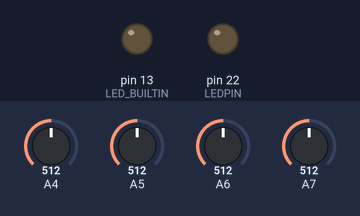
A sketch run on a simulated Arduino Mega 2560, built with avr-gcc and run on an emulated ATmega2560. On the bench: output pins drawn as LEDs (lit = HIGH). The inputs (shaded band) are chosen by the test bench; at power-on: A4 = 512, A5 = 512, A6 = 512, A7 = 512.

Above: at 13.1 s.
At 15.1 s:
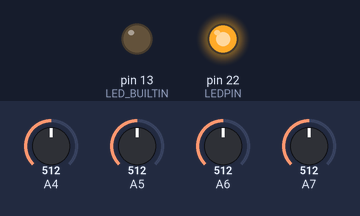
At 21.0 s:
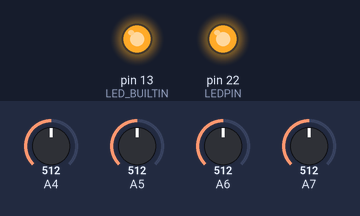
Timing chart, 0 to 22.5 s (numbered marks = the images above):
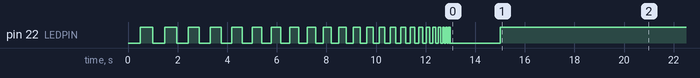

The sketch:

Toma_Datos_Mano.ino
```cpp
#include "Arduino.h"


////////////////////////////////

#define LEDPIN 22
#define DELAY 500

int retardo = DELAY;
int promedio = 150;
int promedioAverage = 2000;

float maximo[4] = {0}, minimo[4] = {0};

float a_150[150] = {0};
float b_150[150] = {0};
float c_150[150] = {0};
float d_150[150] = {0};


float a_ave = 0,b_ave = 0,c_ave = 0,d_ave = 0;
//int count=0;

void setup() {
Serial.begin(115200);
pinMode(LED_BUILTIN, OUTPUT);
pinMode(LEDPIN, OUTPUT);

//////////////  INPUTS SCALING - Start

//while(not(Serial.available())){digitalWrite(LED_BUILTIN, HIGH);delay(100);digitalWrite(LED_BUILTIN, LOW);delay(100);}
//Serial.read();
//
//digitalWrite(LED_BUILTIN, LOW);

/// WARNS THE MAXMIN VALUES ACQUISITION
while(retardo>=20)
  {
  digitalWrite(LEDPIN, LOW);   // turn on the RGB_RED_LED (LOW is the voltage level)
  delay(retardo);                       // wait for a second
  digitalWrite(LEDPIN, HIGH);    // turn off the RGB_RED_LED by making the voltage HIGH
  delay(retardo);                       // BLINKIING TIME
  retardo-=20;
  }

digitalWrite(LEDPIN, LOW);    //
digitalWrite(LEDPIN+1, LOW);   // YELLOW LIGHT
delay(4*DELAY);
digitalWrite(LEDPIN, HIGH);    // AND GREEN. MAX VALUE ACQUISITION STARTS


for (int i=0;i<promedioAverage;i++){
  maximo[0] += analogRead(7); maximo[1] += analogRead(6); maximo[2] += analogRead(5); maximo[3] += analogRead(4);
}
maximo[0] /= promedioAverage; maximo[1] /= promedioAverage; maximo[2] /= promedioAverage; maximo[3] /= promedioAverage;


//while(not(Serial.available())){digitalWrite(LED_BUILTIN, HIGH);delay(500);digitalWrite(LED_BUILTIN, LOW);delay(500);}
//Serial.read();
//
//digitalWrite(LED_BUILTIN, LOW);


digitalWrite(LEDPIN, HIGH);    //
digitalWrite(LEDPIN+1, HIGH);   //
digitalWrite(LEDPIN+2, LOW);   // BLUE, MIN VALUE ACQUISITION WARNING
delay(4000);
digitalWrite(LEDPIN+2, HIGH);    //
digitalWrite(LEDPIN+1, LOW);    // AND GREEN. ACQUISITION STARTS

for (int i=0;i<promedioAverage;i++){
  minimo[0] += analogRead(7); minimo[1] += analogRead(6); minimo[2] += analogRead(5); minimo[3] += analogRead(4);
}
minimo[0] /= promedioAverage; minimo[1] /= promedioAverage; minimo[2] /= promedioAverage; minimo[3] /= promedioAverage;

digitalWrite(LEDPIN+1, HIGH);

//while(not(Serial.available()));
//Serial.read();

digitalWrite(LED_BUILTIN, HIGH);

//////////////  INPUTS SCALING - End
}

int control = 0;
char mssg;

void loop()
{

  float a,b,c,d;

   if (Serial.available() > 0)
   {
        if (control == 0) mssg = Serial.read(); //leemos el serial solo el primer paso
        control++;

        if(mssg == 'c')
        {
            a = (analogRead(7)-minimo[0])/(maximo[0]-minimo[0]);
            b = (analogRead(6)-minimo[1])/(maximo[1]-minimo[1]);
            c = (analogRead(5)-minimo[2])/(maximo[2]-minimo[2]);
            d = (analogRead(4)-minimo[3])/(maximo[3]-minimo[3]);

            a_ave = a_ave - a_150[0] + a;
            b_ave = b_ave - b_150[0] + b;
            c_ave = c_ave - c_150[0] + c;
            d_ave = d_ave - d_150[0] + d;

            for (int i=0;i<promedio-1;i++){
              a_150[i] = a_150[i+1];
              b_150[i] = b_150[i+1];
              c_150[i] = c_150[i+1];
              d_150[i] = d_150[i+1];
              }

            a_150[promedio-1] = a; b_150[promedio-1] = b; c_150[promedio-1] = c; d_150[promedio-1] = d;

            /////// SEND DATA

            Serial.print(String(constrain(a_ave/promedio, 0, 1))+','+String(constrain(b_ave/promedio, 0, 1))+','+String(constrain(c_ave/promedio, 0, 1))+','+String(constrain(d_ave/promedio, 0, 1))+'\n');

        }
        else
        {
           digitalWrite(13, LOW); //si entra una 'a' apagamos el LED
           delay(200);
        }
   }
}
```
